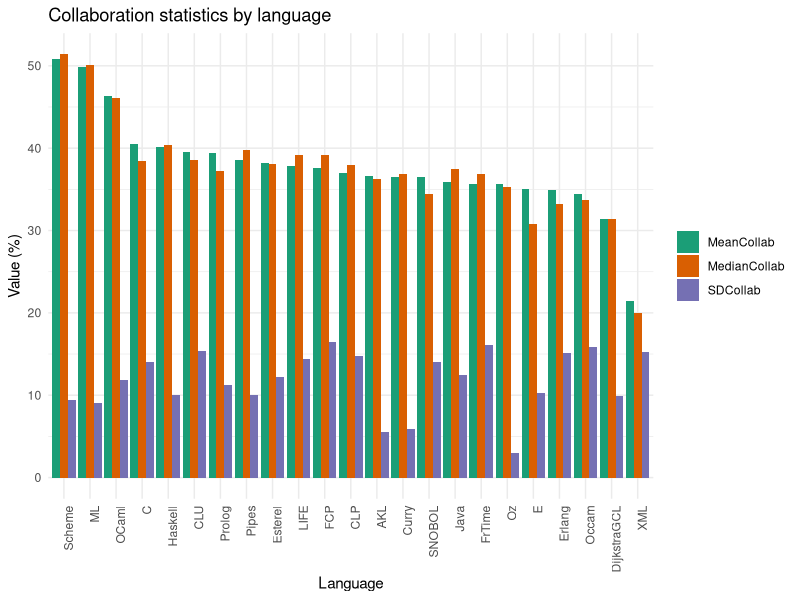
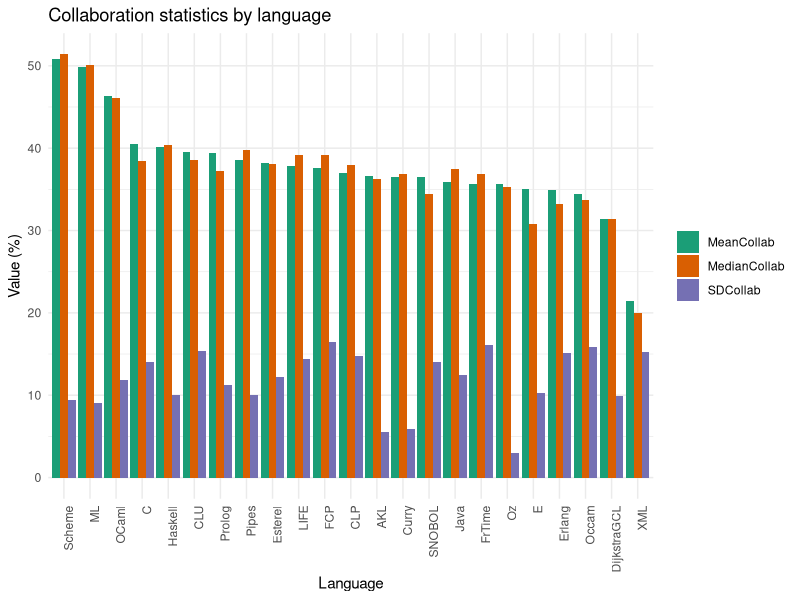

Recreate these plots in R, in order.
# Load the required libraries for data visualization, manipulation, and reading
library(ggplot2)
library(dplyr)
library(readr)
library(tidyr)

# Read the data from a CSV file
data <- read_csv("CollaborationMetric_Languages_Raw.csv")

# Convert 'CollaborationScore' from a raw score to a percentage format for better visualization
data <- data %>%
  mutate(Collaboration_Percentage = as.numeric(CollaborationScore) * 100)

# Calculate summary statistics (mean, median, standard deviation) for each language, sorted by mean collaboration score
stats_collaboration_lang <- data %>%
  select(Language1, Collaboration_Percentage) %>%
  group_by(Language1) %>%
  summarise(
    MeanCollab = mean(Collaboration_Percentage, na.rm = TRUE),
    MedianCollab = median(Collaboration_Percentage, na.rm = TRUE),
    SDCollab = sd(Collaboration_Percentage, na.rm = TRUE)
  ) %>%
  arrange(desc(MeanCollab)) %>%
  # Convert 'Language1' into a factor with levels appearing in the order they are observed
  mutate(Language1 = factor(Language1, levels = unique(Language1)))

# Reshape the data to a long format suitable for ggplot2 visualization
stats_long_lang <- stats_collaboration_lang %>%
  pivot_longer(cols = c(MeanCollab, MedianCollab, SDCollab),
               names_to = "Statistic",
               values_to = "Value")

# Create a bar chart with the reshaped data
ggplot(stats_long_lang, aes(x = Language1, y = Value, fill = Statistic)) +
  geom_bar(stat = "identity", position = "dodge") +
  theme_minimal() +
  labs(title = "Collaboration statistics by language",
       x = "Language",
       y = "Value (%)") +
  scale_fill_brewer(palette = "Dark2") +
  theme(axis.text.x = element_text(angle = 90, hjust = 1),
        legend.title = element_blank())

# Save the plot as a PDF file
ggsave("Collaboration_Statistics_by_Language.pdf", width = 8, height = 8, units = "in")
